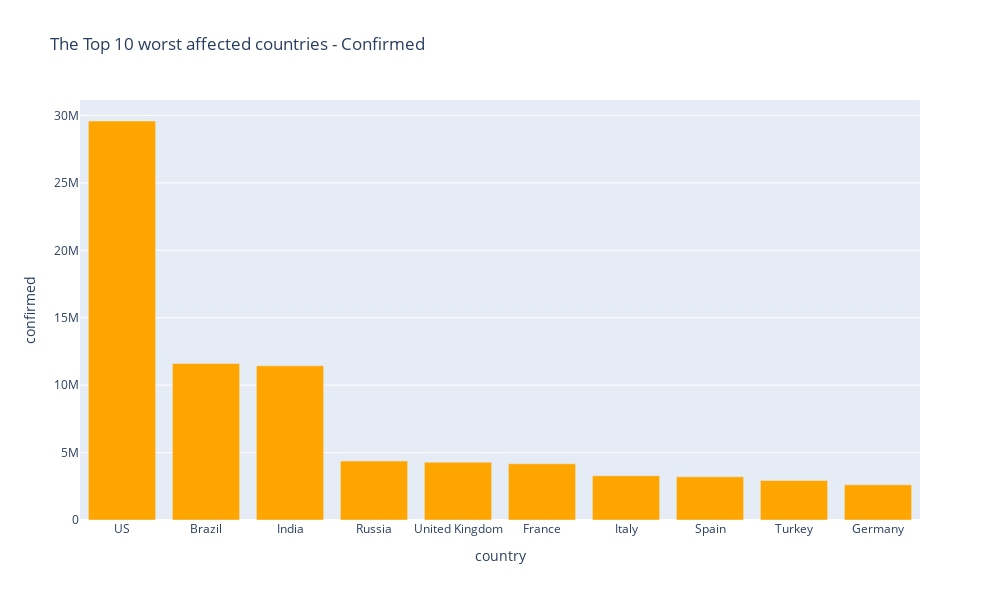

Notebook code cell kept with this figure:
### Markdown cell above
### Bar chart with the top 10 worst hit countries - confirmed

### Code cell
fig = px.bar(sorted_confirmed,
    x = "country",
    y = "confirmed",
    title= "The Top 10 worst affected countries - Confirmed", 
    color_discrete_sequence=["orange"], 
    height=600,
    width=1000
)

#fig.write_image("images/fig3.png")
fig.show()

### Figure 1 — Plotly figure (JSON) as saved in the notebook; plotly's stock layout.template omitted (floating-point values rounded to 4 significant figures)
{"data": [{"alignmentgroup": "True", "hovertemplate": "country=%{x}<br>confirmed=%{y}<extra></extra>", "legendgroup": "", "marker": {"color": "orange"}, "name": "", "offsetgroup": "", "orientation": "v", "showlegend": false, "textposition": "auto", "type": "bar", "x": ["US", "Brazil", "India", "Russia", "United Kingdom", "France", "Italy", "Spain", "Turkey", "Germany"], "xaxis": "x", "y": [29593133, 11603535, 11438734, 4368943, 4287993, 4168439, 3281810, 3206116, 2930554, 2610756], "yaxis": "y"}], "layout": {"barmode": "relative", "height": 600, "legend": {"tracegroupgap": 0}, "title": {"text": "The Top 10 worst affected countries - Confirmed"}, "width": 1000, "xaxis": {"anchor": "y", "domain": [0, 1], "title": {"text": "country"}}, "yaxis": {"anchor": "x", "domain": [0, 1], "title": {"text": "confirmed"}}}}
